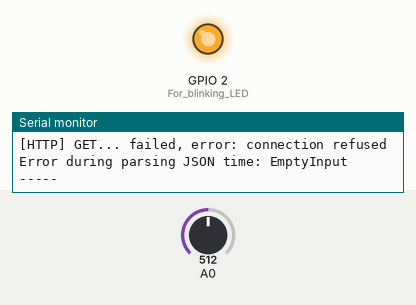
Recording of a sketch running on a simulated ESP8266 (Wemos D1 mini). On the bench: output pins drawn as LEDs (lit = HIGH), the last lines printed to the serial monitor. The test bench sets the inputs (shaded band); at power-on: A0 = 512. WiFi joins after 1.5 s; servers stay silent unless stated; no MQTT or app messages arrive unless stated.

Above: at 2.2 s.
At 11.4 s:
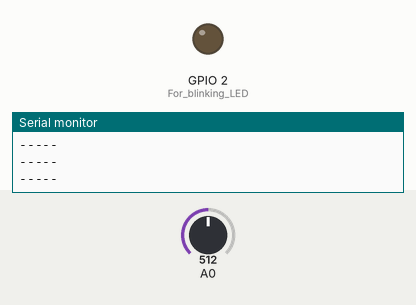
Timing chart, 0 to 12.1 s (numbered marks = the images above):
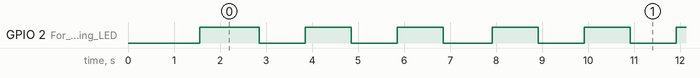

The sketch:

wemos_meteostation.ino
```cpp
#include <ESP8266WiFi.h>  // send over wifi data
#include <ESP8266HTTPClient.h>
#include <PubSubClient.h>  // mqtt
#include "RollingAverage.h"  // average value over the last 50
#include <ArduinoJson.h>  // (https://arduinojson.org/) to parse response from world time service

#define wifi_ssid "Alex"
#define wifi_password "12345678"

#define mqtt_server "192.168.0.7"
#define mqtt_user "guest"      // if exist
#define mqtt_password "guest"  //idem

const float INITIAL_VOLTAGE = 5.0;
const float CORRECTION_COEFFICIENT = 0;
const float TOLERANCE = 0.3; // In Celsius Degrees
const int DELAY_TIME = 5; // Delay time in seconds for loop

const int CYCLE_DELAY_MS = 500;
const int MEASURE_TEMP_CYCLE_NUMBER = 10; // Measure temp every N cycles
const int QUERY_TIME_SERVICE_CYCLE_NUMBER = 60; // Query service every N cycles.
const int SEND_TO_MQTT_BROKER_EVERY_CYCLE_NUMBER = 3600; // At least every half an hour send to mqtt
const float MIN_TEMP_TO_REPORT = 5;

WiFiServer wifiServer(80);
WiFiClient espClient;
PubSubClient mqttClient(espClient);
RollingAverage rollingAverage;
int cycle_counter = -1;
float previous_average_temperature = -100;
float current_average_temperature = -100;
float current_temperature = -100;
String current_time = "-none-";
int time_requested_at_cycle_number = -1;
int blinkState = LOW;
int cycle_number_last_report_occured_on = -1;

void setup() {
  Serial.begin(9600);
  pinMode(LED_BUILTIN, OUTPUT);  // For blinking LED

  IPAddress ip(192, 168, 0, 99);
  IPAddress dns(8, 8, 8, 8);
  IPAddress gateaway(192, 168, 0, 1);
  IPAddress subnet_mask(255, 255, 255, 0);
  WiFi.config(ip, dns, gateaway, subnet_mask);

  WiFi.begin(wifi_ssid, wifi_password);
  delay(10);
  while (WiFi.status() != WL_CONNECTED) {
    delay(500);
    Serial.print(".");
  }

  Serial.print("=> ESP8266 IP address: ");
  Serial.println(WiFi.localIP());

  mqttClient.setServer(mqtt_server, 1883);    // Configure MQTT connexion
  // mqttClient.setCallback(callback);           // callback function to execute when a MQTT message

  mqttClient.connect("ESP8266Client");
  wifiServer.begin();

//  server.on("/on", getInfo);
}

void loop() {

  cycle_counter++;
  blinkLed();
  checkConnectionAndReconnectIfNeeded();
  mqttClient.loop();

  if (cycle_counter % MEASURE_TEMP_CYCLE_NUMBER == 0){
    current_temperature = getTemperature((float) analogRead(A0));
    rollingAverage.add(current_temperature);
    current_average_temperature = rollingAverage.getAverage();
    reportToSerial(current_temperature, current_average_temperature);
  }

  bool isValueChanged =
    areNotEqual(current_average_temperature, previous_average_temperature);
  bool isTimeToSend =
    cycle_counter % SEND_TO_MQTT_BROKER_EVERY_CYCLE_NUMBER == 0;
  bool isTempValid = current_average_temperature > MIN_TEMP_TO_REPORT;


  if ((isValueChanged || isTimeToSend) && isTempValid){
    Serial.println("Sending to MQTT broker");
    reportToMqttClient(current_average_temperature);
    previous_average_temperature = current_average_temperature; // remember state
    cycle_number_last_report_occured_on = cycle_counter;
  }

  if (cycle_counter % QUERY_TIME_SERVICE_CYCLE_NUMBER == 0){
    queryWorldTime();
  }

  reportToWifiClient();

  Serial.println("-----");
  delay(CYCLE_DELAY_MS);
}

bool areNotEqual(float value1, float value2){
  return abs(value1 - value2) > TOLERANCE;
}

String getWifiStatus(){
  switch(WiFi.status()){
    case WL_CONNECTED: return "WL_CONNECTED";
    case WL_NO_SHIELD: return "WL_NO_SHIELD";
    case WL_IDLE_STATUS: return "WL_IDLE_STATUS";
    case WL_NO_SSID_AVAIL: return "WL_NO_SSID_AVAIL";
    case WL_SCAN_COMPLETED: return "WL_SCAN_COMPLETED";
    case WL_CONNECT_FAILED: return "WL_CONNECT_FAILED";
    case WL_CONNECTION_LOST: return "WL_CONNECTION_LOST";
    case WL_DISCONNECTED: return "WL_DISCONNECTED";
  }
}

void reportToWifiClient(){
 WiFiClient wifiClient = wifiServer.available();
  if (wifiClient.available()){
//     String httpRequest = client.readStringUntil('\r');
//     client.flush();

    wifiClient.println("HTTP/1.1 200 OK");
    wifiClient.println("Content-Type: text/html");
    wifiClient.println(""); //  do not forget this one
    wifiClient.println("<!DOCTYPE HTML>");
    wifiClient.println("<html>");

    wifiClient.println("Counter: " + String(cycle_counter) + "<br/>");
    wifiClient.println("Current Time: " + current_time + " (requested at cycle " + time_requested_at_cycle_number + ")<br/>");
    wifiClient.println("Current Temperature: " + String(current_temperature) + " C" + "<br/>");
    wifiClient.println("Average Temperature: " + String(current_average_temperature) + " C (sent on counter " + cycle_number_last_report_occured_on +")" + "<br/>");
    wifiClient.println("MQTT Client State: " + String(mqttClient.state()) + "<br/>");
    wifiClient.println("WiFi State: " + getWifiStatus() + "<br/>");
    wifiClient.println("<br/><br/>");

    String rollingAverageString = rollingAverage.getArrayString();
    rollingAverageString.replace(" ", "&emsp;");
    wifiClient.println("Rolling Average Array: " + rollingAverageString + "<br/>");

    wifiClient.println("</html>");
  }
}

void blinkLed(){
  if (cycle_counter % 2 != 0){ // Do every second
    return;
  }

  if (blinkState == LOW)
    blinkState = HIGH;
  else blinkState = LOW;

  digitalWrite(LED_BUILTIN, blinkState);
}

void checkConnectionAndReconnectIfNeeded(){
    if (mqttClient.state() != 0){

    Serial.print("Trying to reconnect to mqtt server");
    while (mqttClient.state() != 0){
      Serial.print(".");
      mqttClient.connect("ESP8266Client");
    }

    Serial.println();
    Serial.println("Reconnected");
  }
}

float getTemperature(float analog_pin_raw_value){
  analog_pin_raw_value /= 1.65; // not sure why.
  float voltage = INITIAL_VOLTAGE * analog_pin_raw_value / 1024;
  float temperature = voltage / 0.01 - 273.14 + CORRECTION_COEFFICIENT;

  return temperature;
}

void reportToSerial(float current_temperature, float current_average_temperature){
  Serial.println("Counter: " + String(cycle_counter));
  Serial.println("Current Temperature: " + String(current_temperature));
  Serial.println("Average Temperature: " + String(current_average_temperature));
  Serial.println("MQTT State: " + String(mqttClient.state()));
  Serial.println("WiFi Status: " + getWifiStatus());
  // Serial.println("RollingAverage Array: " + rollingAverage.getArrayString());
}

void reportToMqttClient(float current_average_temperature){
    String payload = "{ \"data\": { \"temperature\" : " + String(current_average_temperature) + "} }";
    mqttClient.publish("wemos", payload.c_str(), true);
}

String requestTimeFromHttp(){

    WiFiClient client;
    HTTPClient http;
    String payload = "";

    if (http.begin(client, "http://worldclockapi.com/api/json/utc/now")) {

      int httpCode = http.GET();
      if (httpCode > 0) {
        if (httpCode == HTTP_CODE_OK || httpCode == HTTP_CODE_MOVED_PERMANENTLY) {
          payload = http.getString();
        }
      } else {
        Serial.printf("[HTTP] GET... failed, error: %s\n", http.errorToString(httpCode).c_str());
      }

      http.end();
    } else {
      Serial.printf("[HTTP} Unable to connect\n");
    }

  return payload;
}

String parseJsonTime(String jsonTime){
  // capacity calculated by https://arduinojson.org/v6/assistant/
  const int capacity = JSON_OBJECT_SIZE(9) + 173;
  DynamicJsonDocument doc(capacity);

  DeserializationError err = deserializeJson(doc, jsonTime);
  if (err){
    Serial.print("Error during parsing JSON time: ");
    Serial.println(err.c_str());

    return "Error during parsing JSON time: " + String(err.c_str());
  }

  return doc["currentDateTime"];
}

void queryWorldTime(){
  String jsonTime = requestTimeFromHttp();
  current_time = parseJsonTime(jsonTime);
  time_requested_at_cycle_number = cycle_counter;
}

//void callback(char* topic, byte* payload, unsigned int length) {
//
//  Serial.println(topic);
//}


// todo:
// + refactor - extract the rollingAverage into a class
// + display real time from: http://worldclockapi.com/ (JSON)
// + display last time sent values to MQTT broker
// + send to MQTT broker at least every hour
// + start wifi server with specific IP, so it will be possible to configure Port Forwarding
// + make loop delay less than 5 secs (so html page is more responsive), but read temperature values once every 5 or 10 secs.
// - add light sensor
// - user voltage regulator for accurate temperature measurements
// - implement switching into deep sleep mode to save battery energy.
// + remove 2 seconds delay in blinkLed() function
// + set a range of values eligible to be send to mqtt. so no values lik -273 are stored in the db.
```

RollingAverage.h
```cpp
class RollingAverage{
  private:
    const int size = 50;
    const int empty_value = -100;
    float values[50];

  public:
  RollingAverage(){
    for(int i = 0; i<size; i++){
      values[i] = empty_value;
    }
  }

  void add(float value){
    for (int i=size-1;i>0;i--){
      values[i] = values[i-1];
    }

    values[0] = value;
  }

  float getAverage(){
    float sum = 0;
    int count = 0;

    for(int i=0;i<size;i++){

      if (values[i] == empty_value){

        if (i == 0){
          return empty_value;
        }

        break;
      }

      sum += values[i];
      count = i+1;
    }

    return sum/count;
  }

  String getArrayString(){
    String result = "[";
    for(int i = 0; i < size; i++){
        result += (String(values[i]) + " ").c_str();
      }
    result += "]";

    return result;
  }
};
```

Measured:
- by itself, GPIO 2 (For_blinking_LED): moves between LOW and HIGH, repeating every 8.1 s
- by itself, everything shown: repeats every 8.1 s, in 8 steps
